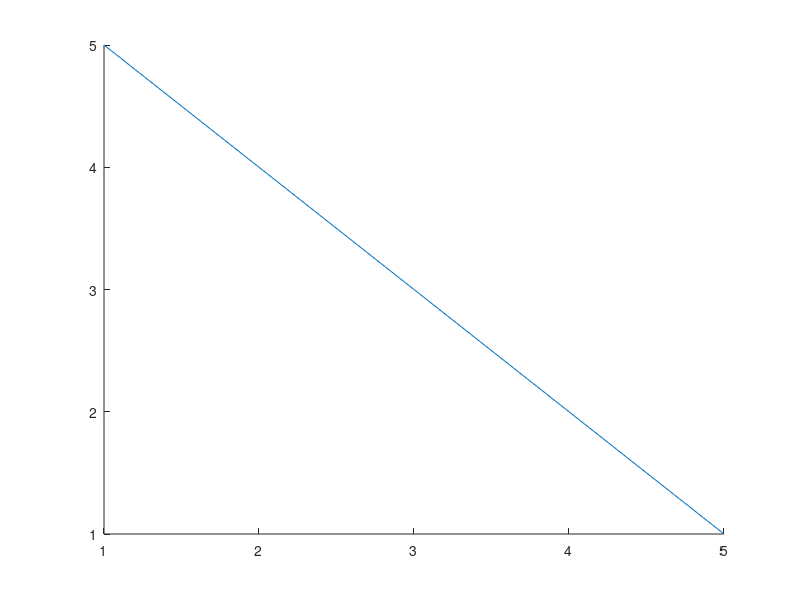
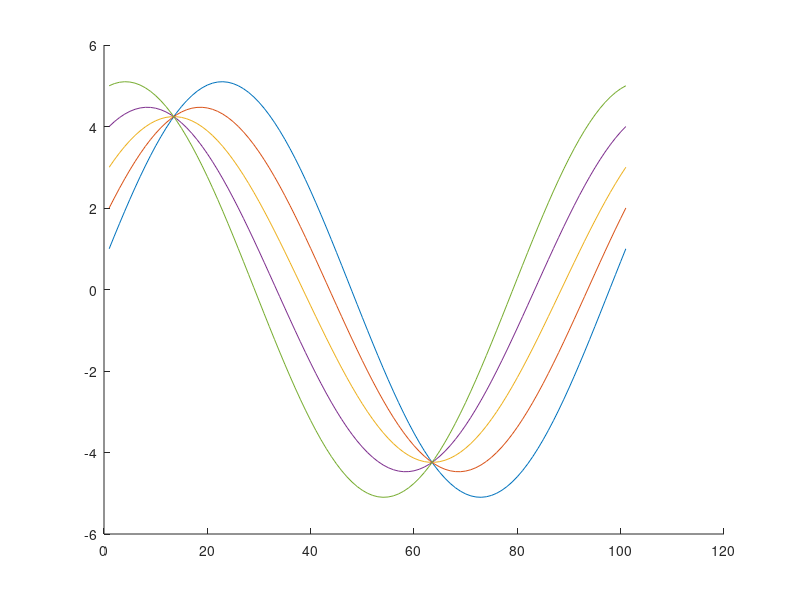

These figures' MATLAB source, in order:
close all;
clear all;

x = [1, 2, 3, 4, 5];
%y = [1, 2, 3, 4, 5];
y = [5, 4, 3, 2, 1];

figure(1);
xlim([1 5]); ylim([1 5]);
hold on;
plot(x, y);

theta = 0:2 * pi/100:2 * pi;
c1 = x(1) * cos(theta) + y(1) * sin(theta);
c2 = x(2) * cos(theta) + y(2) * sin(theta);
c3 = x(3) * cos(theta) + y(3) * sin(theta);
c4 = x(4) * cos(theta) + y(4) * sin(theta);
c5 = x(5) * cos(theta) + y(5) * sin(theta);

figure(2); hold on;
plot(c1); plot(c2); plot(c3); plot(c4); plot(c5);

